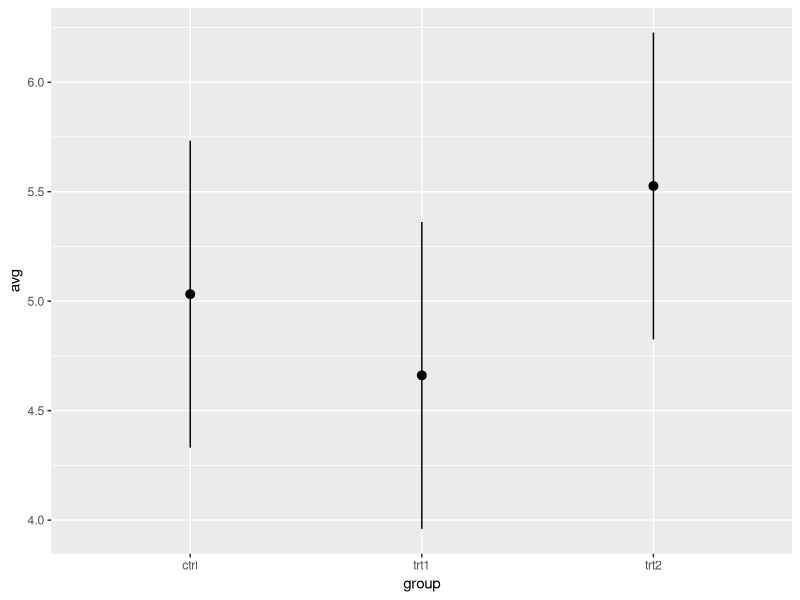
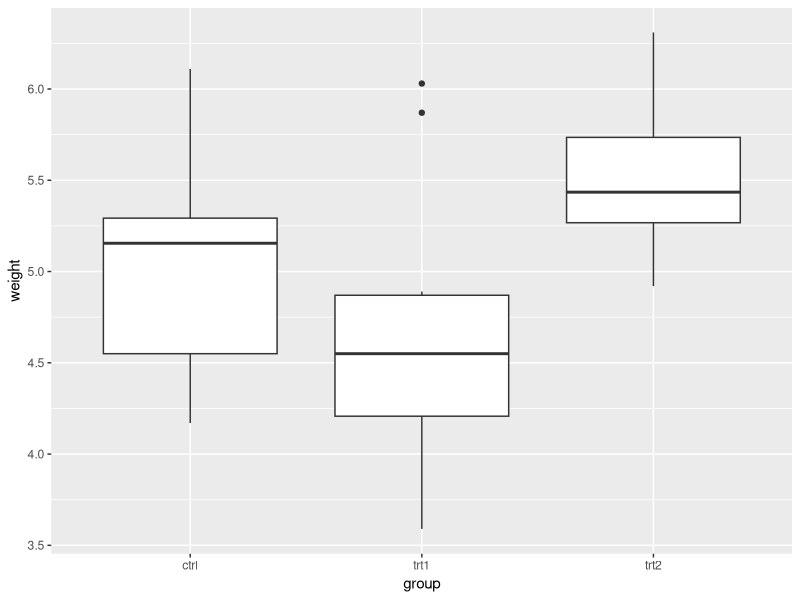
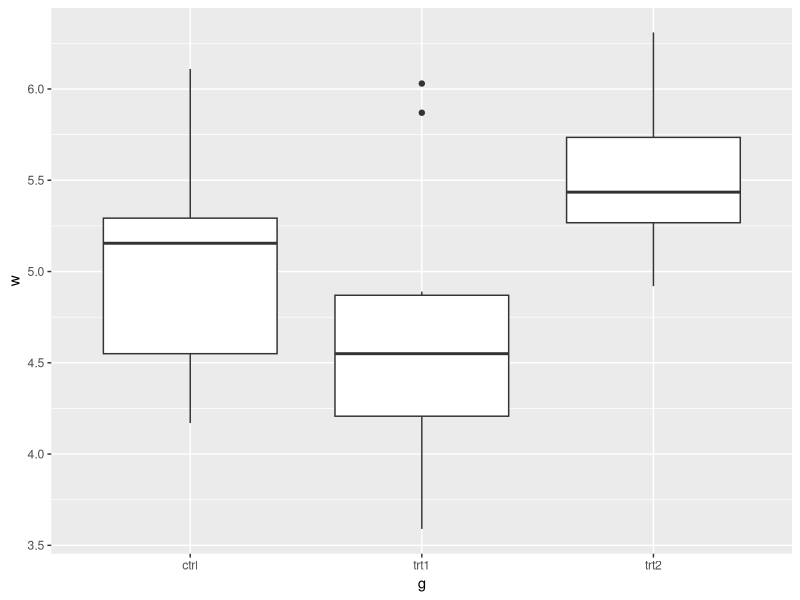
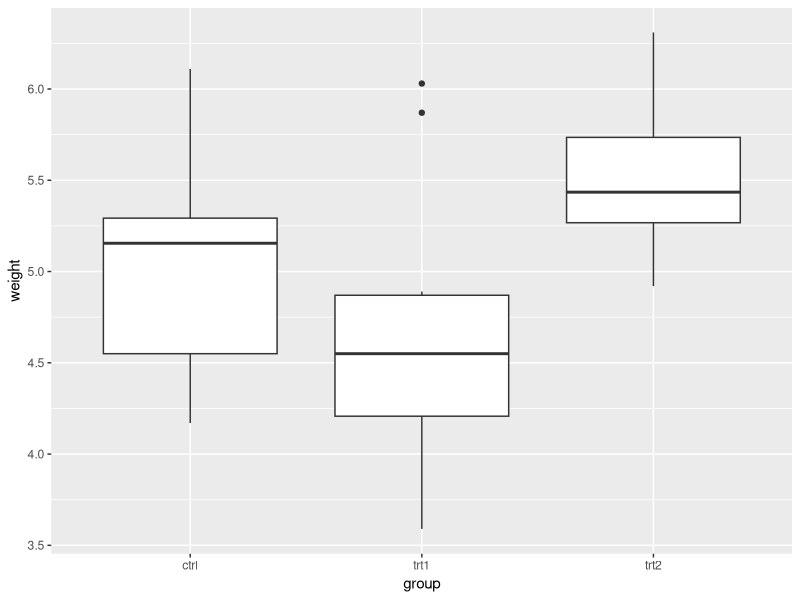
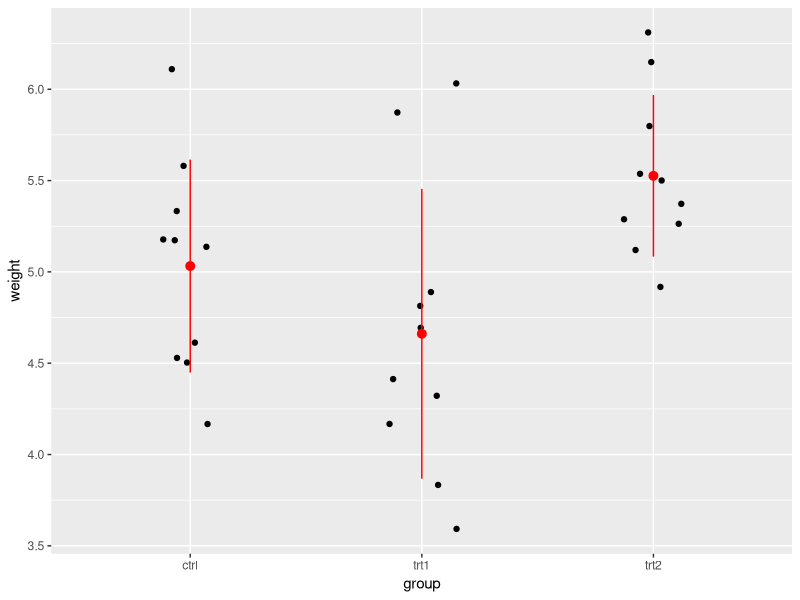
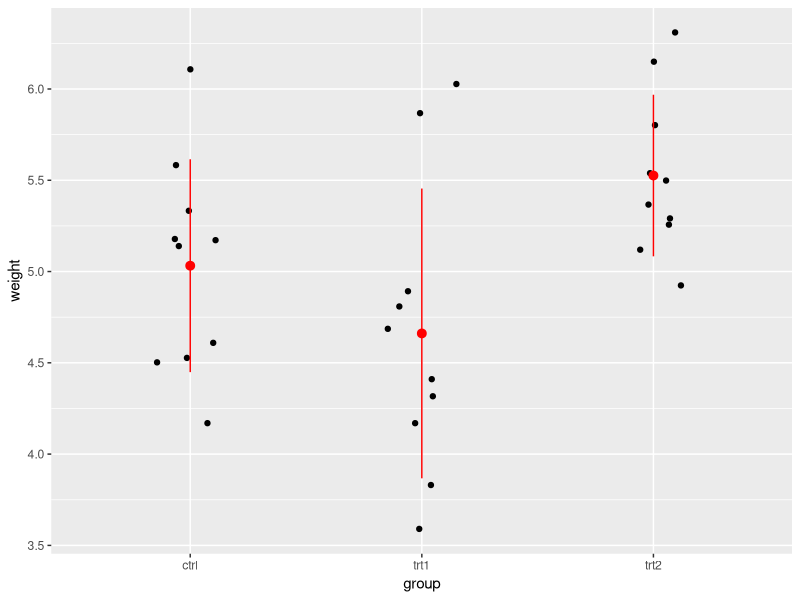

Recreate these plots in R, in order.
# 2.1.1 - R Basics basics and case study
# Misk Academy Data Science Immersive, 2020

# Always begin your R scripts with a descriptive header

# Load packages ----
# Install once, but initialize each time you start a new session
# We'll come back to this packages soon later on. I put this 
# command here since it's good practice to list all your used 
# packages at the beginning of a script

library(tidyverse)
library(Hmisc)
# Basic R syntax ----
# What does this command do?
n <- log2(8) # the log2 of 8

# 2 to the power of what gives 8?
# Exercise 1 ----
# Can you identify all the parts of the above commands?
n # shortcut for print(n)
# Exercise 2 ----
# Incomplete commands :/
# What happens if you execute this command?
n <- log2(8)

# Plant Growth Case Study ----

# A built-in data set ----
PlantGrowth# already available in base R
data(PlantGrowth) # This will make it appear in your environment
PlantGrowth
# We're going to do something quite modern in R, which is to use a 
# tibble instead of a data.frame. That doesn't mean anything to you 
# now, but we'll get to it soon.
# First, make sure you have the tidyverse package installed and
# that you have executed the library(tidyverse) command
# above, after installing, so that you have initialized the package.
PlantGrowth <- as_tibble(PlantGrowth) # convert this to a "tibble" (more on this later)
PlantGrowth

nlevels(PlantGrowth$group)#how many levels we have (values)in group variable
levels(PlantGrowth$group)#what is the levels

g <- PlantGrowth$group 
g
w <- PlantGrowth$weight
w

mean_weight <- mean(PlantGrowth$weight)
mean_weight
stdev <- sd(PlantGrowth$weight)
stdev

# 1. Descriptive Statistics ----


# Group-wise descriptive statistics
# Here, using functions from dplyr, a part of the Tidyverse
# Using Tidyverse notation:
# %>% is the "the pipe operator"
# Pronounce it as "... and then ..."
# Type it using shift + ctrl + m

# Use summarise() for aggregation functions (e.g. mean)
PlantGrowth %>% 
  group_by(group) %>% 
  summarise(avg = mean(weight),
            stdv =sd(weight))-> planGrowthsummary
planGrowthsummary

#wrong summary, this is mean for all plant objects
PlantGrowth %>% 
  group_by(group) %>% 
  summarise(avg = mean_weight,
            stdv =stdev)

#plot the summary statistic
ggplot(planGrowthsummary, aes(group, avg)) +
  geom_pointrange(aes(ymin =avg-stdev, ymax = avg+stdev))

# Or... an atypical example, but it can still be useful:




# For transformation functions: e.g. z-score within each group
# (x_i - x_bar)/x_sd
# function: scale()
# typical use mutate()
#scale is weight(object)-mean(level)/stdev(level)
PlantGrowth %>%
  group_by(group) %>%
  mutate(Z_score =scale(weight))


# or...






# Let's review the two most common syntax paradigms in R
# (This is kind of like different dialects of the same language,
# some things are the same or very similar but there are key
# differences that make them distinct systems.)
# Typical base pkg syntax
mean_weight <- mean(PlantGrowth$weight)
stdev <- sd(PlantGrowth$weight)

# Tidyverse syntax
PlantGrowth$weight %>% 
  mean()
# %>% says take the object on the left (i.e. a dataframe) and insert it
# into the first position of the function on the right


# 2. Data Visualization ----
# Here, using functions from ggplot2, a part of the Tidyverse
# 3 essential components
# 1 - The data
# 2 - Aesthetics - "mapping" variables (data) onto scales (visuals)
# scales: x, y, color, size, shape, linetype
# 3 - Geometry - how the plot will look

# box plot.. I just used it once and then it was finished.
p <-  ggplot(PlantGrowth, aes(x = group, y = weight)) 
p +
  geom_boxplot()


ggplot(PlantGrowth, aes(g, w)) +
  geom_boxplot() 

ggplot(PlantGrowth, aes(x = group, y = weight)) +
  geom_boxplot()

# "dot plot" (mean +/- 1 Standard Deviation)
# We can add a "statistics" layer
p +
  geom_jitter(width = 0.15) +
  stat_summary(fun.data =mean_sdl, 
               fun.args = list(mult = 1), 
               col = "red")

# By default, you'll get the mean +/- the SEM
ggplot(PlantGrowth, aes(x = group, y = weight)) +
  geom_jitter(width = 0.15) +
  stat_summary(fun.data =mean_sdl, 
               fun.args = list(mult = 1),
               col = "red")

# 3. Inferential Statistics ----
# first step: define a linear model
# y ~ x means "described by" (say tilda)
plant_lm <- lm(weight ~ group, data = PlantGrowth)
plant_lm

# 1-way ANOVA
anova(plant_lm)



# For all pair-wise comparisons use:
